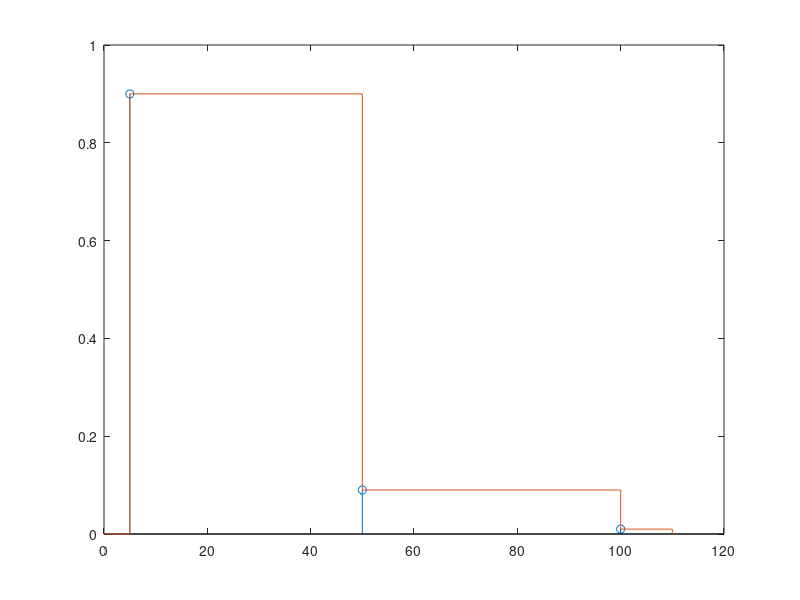

This chart was generated by the following MATLAB code:
%2. Considere uma caixa contendo 90 notas de 5 Euros, 9 notas de 50 e 1 de 100.
%(a) Descreva o espac¸o de amostragem da experiencia aleat ˆ oria, retirar uma nota da caixa, e as proba- ´
%bilidades dos acontecimentos elementares.
%S = {5, 5, 5, (90 notas de 5), 5, 50, 50, 50, 50 (9 notas de 50), 50, 100}
%p(x = 5) = 90/100
%p(x = 50) = 9/100
%p(x = 100) = 1/100

%(b) Considere agora a variavel aleat ´ oria ´ X como sendo o valor de uma nota retirada a sorte da caixa `
%acima descrita. Descreva o espac¸o de amostragem e a func¸ao massa de probabilidade de ˜ X.
%Sx = {5, 50, 100}
%função massa de prob: fx = {0.9, 0.09, 0.01}
xi = [5, 50, 100];
pxi = [0.9, 0.09, 0.01];
stem(xi, pxi);
hold on
%(c) Determine a func¸ao distribuic¸ ˜ ao acumulada de ˜ X e efectue a sua representac¸ao gr ˜ afica em Matlab.
xidist = [0, 5, 50,  100, 110];
pxidist = [0, pxi, 0];
stairs(xidist, pxidist)
hold off
